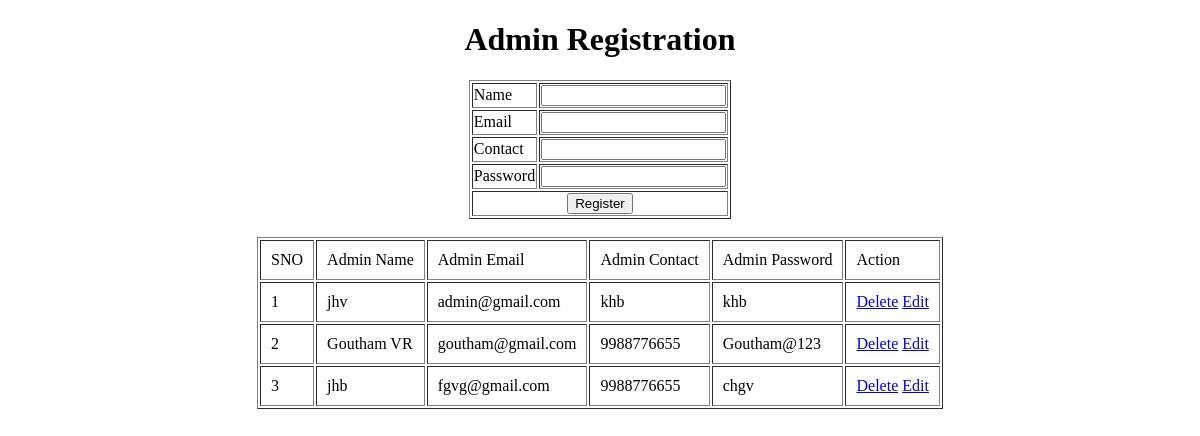
The page /Administrator/AdminRegistration/ on the database as committed earlier.
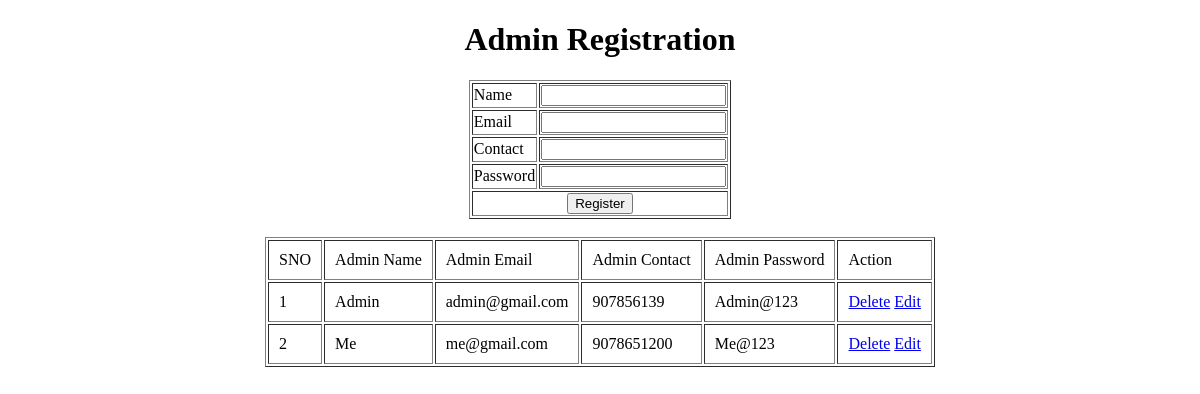
The same page on the database as committed later.
### Administrator/models.py (models this page shows)
class tbl_admin(models.Model):
    admin_name=models.CharField(max_length=30)
    admin_email=models.CharField(max_length=30)
    admin_contact=models.CharField(max_length=30)
    admin_password=models.CharField(max_length=30)

### Administrator/views.py (the view)
# urls.py: path('AdminRegistration/',views.AdminRegistration,name="AdminRegistration"),
def AdminRegistration(request):
    admindata = tbl_admin.objects.all()
    if request.method=='POST':
        name=request.POST.get('txt_name')
        email=request.POST.get('txt_email')
        contact=request.POST.get('txt_contact')
        password=request.POST.get('txt_password')
        tbl_admin.objects.create(admin_name=name,
                                 admin_email=email,
                                 admin_contact=contact,
                                 admin_password=password)
        return render(request,'Administrator/AdminRegistration.html',{'admindata':admindata})
    else:
        return render(request,'Administrator/AdminRegistration.html',{'admindata':admindata})

### Administrator/Templates/Administrator/AdminRegistration.html (shortened to what this page needs)
<!DOCTYPE html>
<html lang="en">
<head>
</head>
<body>
        <h1 align="center">Admin Registration</h1>
    <form action="" method="post">
        <table border="1" align="center">
            <tr>
                <td>Name</td>
                <td><input type="text" name="txt_name" value="{{editdata.admin_name}}" id=""></td>
            </tr>
            <tr>
                <td>Email</td>
                <td><input type="email" name="txt_email" value="{{editdata.admin_email}}" id=""></td>
            </tr>
            <tr>
                <td>Contact</td>
                <td><input type="text" name="txt_contact" value="{{editdata.admin_contact}}" id=""></td>
            </tr>
            <tr>
                <td>Password</td>
                <td><input type="password" name="txt_password" value="{{editdata.admin_password}}" id=""></td>
            </tr>
            <tr>
                <td colspan="2" align="center"><input type="submit" value="Register"></td>
            </tr>
        </table>
        <br>
        <table border="1" cellpadding="10" align="center">
            <tr>
                <td>SNO</td>
                <td>Admin Name</td>
                <td>Admin Email</td>
                <td>Admin Contact</td>
                <td>Admin Password</td>
                <td>Action</td>
            </tr>
            {% for i in admindata %}
            <tr>
                <td>{{forloop.counter}}</td>
                <td>{{i.admin_name}}</td>
                <td>{{i.admin_email}}</td>
                <td>{{i.admin_contact}}</td>
                <td>{{i.admin_password}}</td>
                <td>
                    <a href="{% url 'Administrator:DeleteAdmin' i.id %}">Delete</a>
                    <a href="{% url 'Administrator:EditAdmin' i.id %}">Edit</a>
                </td>
            </tr>
            {% endfor %}
        </table>
    </form>
</body>
</html>

Rows that differ between the two databases and show on the page:
removed tbl_admin: admin_name "jhv", admin_email "admin@gmail.com", admin_contact "khb", admin_password "khb"
removed tbl_admin: admin_name "Goutham VR", admin_email "goutham@gmail.com", admin_contact "9988776655", admin_password "Goutham@123"
removed tbl_admin: admin_name "jhb", admin_email "fgvg@gmail.com", admin_contact "9988776655", admin_password "chgv"
added tbl_admin: admin_name "Admin", admin_email "admin@gmail.com", admin_contact "907856139", admin_password "Admin@123"
added tbl_admin: admin_name "Me", admin_email "me@gmail.com", admin_contact "9078651200", admin_password "Me@123"
